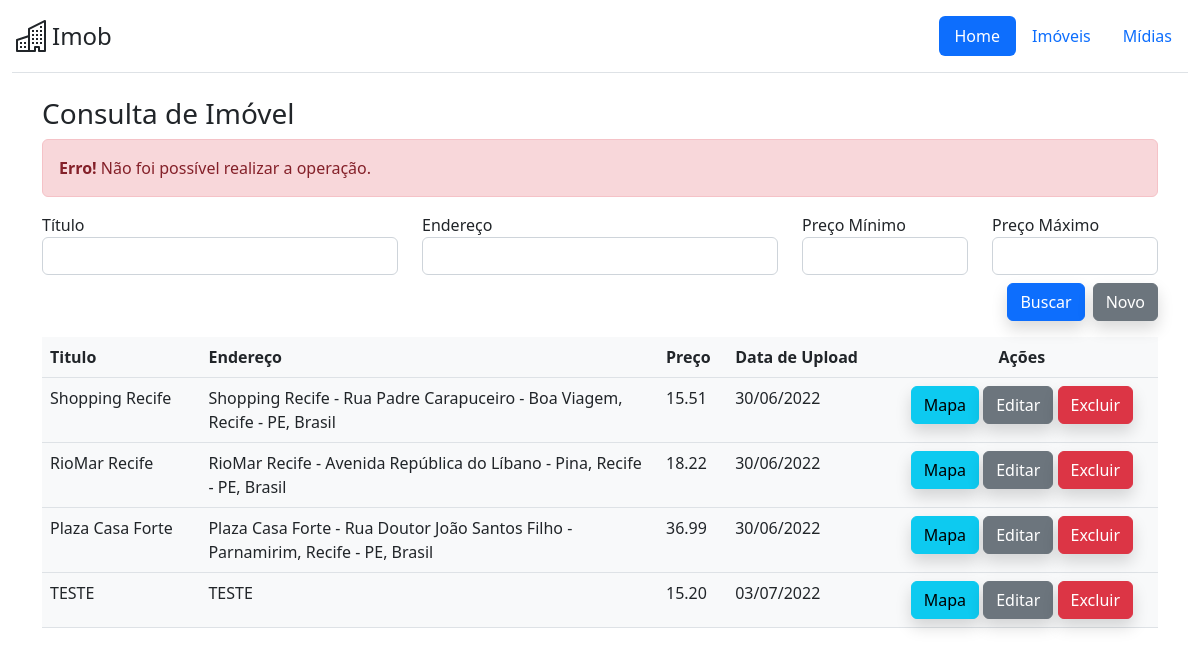
/pages/property/control/search.php?status=error, run on the app's committed database.
### tables this page shows
CREATE TABLE `propertys` (
  `id_property` int NOT NULL AUTO_INCREMENT,
  `ds_title` varchar(100) NOT NULL,
  `ds_description` varchar(500) DEFAULT NULL,
  `ds_address` varchar(100) NOT NULL,
  `dt_insert_date` datetime NOT NULL DEFAULT CURRENT_TIMESTAMP,
  `nr_lat` varchar(100) NOT NULL DEFAULT '0',
  `nr_long` varchar(100) NOT NULL DEFAULT '0',
  `nr_price` decimal(14,2) NOT NULL DEFAULT '0.00',
  PRIMARY KEY (`id_property`)
);

### app/Db/Database.php (called while the page is built, shortened)
<?php
class Database
{
    private $table;
    private $connection;
    public function __construct($table = null)
    {
        $this->table = $table;
    }
    private function setConnection()
    {
        try {
            $this->connection = new PDO('mysql:host=' . self::HOST . ';dbname=' . self::NAME, self::USER, self::PASS);
            $this->connection->setAttribute(PDO::ATTR_ERRMODE, PDO::ERRMODE_EXCEPTION);
        } catch (PDOException $e) {
            die('ERROR: ' . $e->getMessage());
        }
    }
    public function execute($query, $params = [])
    {
        try {
            $statement = $this->connection->prepare($query);
            $statement->execute($params);
            return $statement;
        } catch (PDOException $e) {
            die('ERROR' . $e->getMessage());
        }
    }
    public function select($where = null, $order = null, $limit = null, $columns = '*')
    {
        $where = strlen($where) ? 'WHERE 1=1 ' . $where : '';
        $order = strlen($order) ? 'ORDER BY ' . $order : '';
        $limit = strlen($limit) ? 'LIMIT ' . $limit : '';
        $query = 'SELECT' . $columns . ' FROM ' . $this->table . ' ' . $where . ' ' . $order . ' ' . $limit;
        return $this->execute($query);
    }
}

### app/Entity/Property.php (called while the page is built, shortened)
<?php
class Property
{
    public static function getPropertys($where = null, $order = null, $limit = null, $columns = '*')
    {
        return (new Database('propertys'))->select($where, $order, $limit, $columns)
            ->fetchAll(PDO::FETCH_CLASS, self::class);
    }
}

### pages/property/control/search.php (called while the page is built, shortened)
<?php
include '/app/public/includes/Util.php';
if (!empty($_POST)) {
    $where = '';
    $dsTitle = FILTER_VAR(FILTER_INPUT(INPUT_POST, "dsTitle"));
    $dsAddress = FILTER_VAR(FILTER_INPUT(INPUT_POST, "dsAddress"));
    $nrPriceMin = FILTER_VAR(FILTER_INPUT(INPUT_POST, "nrPriceMin"), FILTER_SANITIZE_NUMBER_FLOAT, FILTER_FLAG_ALLOW_FRACTION);
    $nrPriceMax = FILTER_VAR(FILTER_INPUT(INPUT_POST, "nrPriceMax"), FILTER_SANITIZE_NUMBER_FLOAT, FILTER_FLAG_ALLOW_FRACTION);
    if (!empty($dsTitle)) {
        $where .= " AND upper(ds_title) LIKE upper('%$dsTitle%')";
    }
    if (!empty($dsAddress)) {
        $where .= " AND upper(ds_address) LIKE upper('%$dsAddress%')";
    }
    if (!empty($nrPriceMin)) {
        $where .= " AND nr_price >= $nrPriceMin";
    }
    if (!empty($nrPriceMax)) {
        $where .= " AND nr_price <= $nrPriceMax";
    }
    $propertys = Property::getPropertys($where);
} else {
    $propertys = Property::getPropertys();
}
include '/app/public/includes/header.php';
include '/app/public/pages/property/consult.php';
include '/app/public/includes/footer.php';

### pages/property/consult.php (the view, shortened to what this page needs)
<?php
$result = '';
foreach ($propertys as $property) {
  $result .= '<tr>
                        <td>' . $property->ds_title . '</td>
                        <td class="tdAddress">' . $property->ds_address . '</td>
                        <td>' . $property->nr_price . '</td>
                        <td>' . formatDate($property->dt_insert_date) . '</td>
                        <td class="text-center">
                            <a> <button type="button"  nrLat="' . $property->nr_lat . '" nrLong="' . $property->nr_lat . '" nameProperty="' . $property->ds_title . '" class="btn btn-info shadow" data-bs-toggle="modal" data-bs-target="#mapModal">Mapa</button></a>
                            <a href="edit.php?id=' . $property->id_property . '"><button type="button" class="btn btn-secondary shadow">Editar</button></a>
                            <a> <button type="button"  idToDelete="' . $property->id_property . '" nameProperty="' . $property->ds_title . '" class="btn btn-danger shadow" data-bs-toggle="modal" data-bs-target="#deleteModal">Excluir</button></a>
                            </td>
                            </tr>';
}
?>
<div id="main" class="container">
  <h3 class="page-header">Consulta de Imóvel</h3>
  <?= sendAlert();?>
  <form action="search.php" method="post">
    <div class="row">
      <div class="form-group col-md-4">
        <label for="dsTitle">Título</label>
        <input type="text" class="form-control" name="dsTitle" value="<?= isset($dsTitle) ? $dsTitle  : '' ?>">
      </div>
      <div class="form-group col-md-4">
        <label for="dsAddress">Endereço</label>
        <input type="text" class="form-control" name="dsAddress" value="<?= isset($dsAddress) ? $dsAddress : '' ?>">
      </div>
      <div class="form-group col-md-2">
        <label for="nrPriceMin">Preço Mínimo</label>
        <input type="number" min="0" step="any" class="form-control" name="nrPriceMin" value="<?= isset($nrPriceMin) ? $nrPriceMin : '' ?>">
      </div>
      <div class="form-group col-md-2">
        <label for="nrPriceMax">Preço Máximo</label>
        <input type="number" min="0" step="any" class="form-control" name="nrPriceMax" value="<?= isset($nrPriceMax) ? $nrPriceMax : '' ?>">
      </div>
    </div>
    <div id="actions" class="d-grid gap-2 d-md-flex justify-content-md-end mt-2">
      <button type="submit" class="btn btn-primary shadow">Buscar</button>
      <a class="btn btn-secondary shadow" href="insert.php">Novo</a>
    </div>
  </form>
  <section>
    <table class="table bg-light mt-3">
      <thead>
        <tr>
          <th>Titulo</th>
          <th class="thAddress">Endereço</th>
          <th>Preço</th>
          <th>Data de Upload</th>
          <th class="text-center">Ações</th>
        </tr>
      </thead>
      <tbody>
        <?= $result ?>
      </tbody>
    </table>
  </section>

### includes/header.php (style rules this page uses)
.thAddress { width: 41%; }

### data on the page
propertys: ds_title "Shopping Recife", ds_address "Shopping Recife - Rua Padre Carapuceiro - Boa Viagem, Recife - PE, Brasil", nr_price "15.51", dt_insert_date "30/06/2022"
propertys: ds_title "RioMar Recife", ds_address "RioMar Recife - Avenida República do Líbano - Pina, Recife - PE, Brasil", nr_price "18.22", dt_insert_date "30/06/2022"
propertys: ds_title "Plaza Casa Forte", ds_address "Plaza Casa Forte - Rua Doutor João Santos Filho - Parnamirim, Recife - PE, Brasil", nr_price "36.99", dt_insert_date "30/06/2022"
propertys: ds_title "TESTE", ds_address "TESTE", nr_price "15.20", dt_insert_date "03/07/2022"
